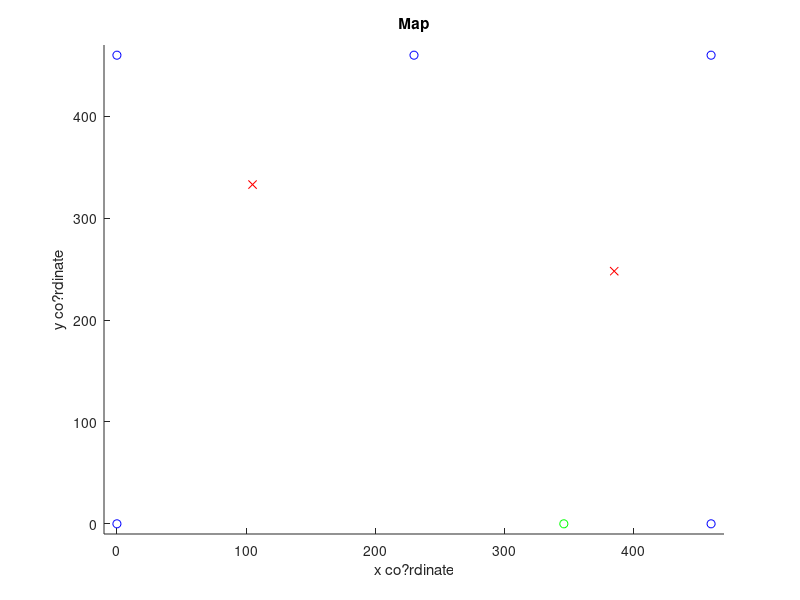

This chart was generated by the following MATLAB code: (Note: this script raises an error after producing the figure.)
%% Implementation of fsm: https://drive.google.com/file/d/1n7EBoggdJZXqctVqqwDk2HfOGOQZImze/view?usp=sharing
clear xKITT yKITT distFromTarget targets
close all
%% set simulation to '1' for offline use
simulation = 0;

%% set initial values for KITT
task = 3;
xKITT = 346;
yKITT = 0;
directionKITT = 90;
directionKITT = deg2rad(directionKITT); %convert to radians

%% Plot the playground with microphones, targets and starting position of
%KITT

figure
hold on
xlim([-10 470])
ylim([-10 470])
title('Map')
xlabel('x co?rdinate')
ylabel('y co?rdinate')

% Old targets:
% Px=[150 260 370 230];
% Py=[150 360 200 230];
% New targets:
% Px=[346 105 385 230];
% Py=[0   333 248 230];
Px=[105];
Py=[333];
Mx=[460 0 0 460 230];
My=[0 0 460 460 460];

switch task
    case 0
        
    case 1
        Px=[105];
        Py=[333];
        xKITT = 346;
        yKITT = 0;
        obsDetection = 0;
        
    case 2
        Px=[385 105];
        Py=[248 333];
        xKITT = 346;
        yKITT = 0;
        obsDetection = 0;
        
    case 3
        Px=[385 105];
        Py=[248 333];
        xKITT = 346;
        yKITT = 0;
        obsDetection = 1;
end
    
scatter(Px,Py,'r','x')
scatter(Mx,My,'b')
scatter(xKITT(1),yKITT(1),'g')

%% Initialize variables used in FSM
i = 1;
k = 2;
targets = length(Px);
errorMargin = 25;
directionMargin = deg2rad(20);
state = 'new_target';
reverse = 0;
obs = 0;
distFromTarget = 999;

%% FSM
while (1)
    switch state
        
        case 'new_target' % set new target
            if (i <= targets)
                state = 'direction';
            else
                fprintf('All targets reached, stopping now \n')
                EPOCommunications('transmit','A0');         %Turn off audio beacon               
                break
            end
            xTarget = Px(i);
            yTarget = Py(i);
            
        case 'direction' % determine the current direction of KITT and decide whether to go left, right or straight
            if (length(xKITT)>1)
                xDeltaKITT = xKITT(end)-xKITT(end-1);
                yDeltaKITT = yKITT(end)-yKITT(end-1);
                directionKITT = atan2(yDeltaKITT,xDeltaKITT);
                if (reverse == 1)
                    directionKITT = directionKITT + pi;
                end
            end
            xDeltaTarget = xTarget-xKITT(end);
            yDeltaTarget = yTarget-yKITT(end);
            directionTarget = atan2(yDeltaTarget,xDeltaTarget);
            directionError = wrapToPi(mod(directionKITT - directionTarget,2*pi));
            distFromTarget(k) = sqrt((xKITT(end)-xTarget)^2+(yKITT(end)-yTarget)^2);
            xFuture = xKITT(end)+50*cos(directionKITT);
            yFuture = yKITT(end)+50*sin(directionKITT);
            if (distFromTarget(k) < 25)
                driveTime = 0.5;
            else
                if (obsDetection == 0)
                    driveTime = sqrt(distFromTarget(k)/100);
                else
                    driveTime = 1;
                end
            end
            if (distFromTarget(k) < errorMargin)
                state = 'stop'
            elseif ((xFuture > 460) | (xFuture < 0) | (yFuture > 460) | (yFuture <0)) && ((abs(directionError) > pi/4) && (abs(directionError) < 7*pi/4))
                state = 'reverse'
            elseif (obs == 1) & (obsDetection == 1)
                if (directionObstacle == 0)
                    directionToMid = directionKITT - atan2((230-yKITT(end)),(230-xKITT(end)));
                    directionToMid = wrapToPi(directionToMid);
                    if (directionToMid > 0)
                        state = 'reverse_left'
                    elseif (directionToMid < 0)
                        state = 'reverse_right'
                    else
                        state = 'straight'
                    end
                elseif (directionObstacle > 0)
                    state = 'reverse_right'
                elseif (directionObstacle < 0)
                    state = 'reverse_left'
                end
            elseif (distFromTarget(k) > distFromTarget(k-1)) && (reverse == 0) && (distFromTarget(k) < 70)
                state = 'reverse'
            elseif (abs(directionError) < directionMargin)
                state  = 'straight'
            elseif (directionError < 0)
                    if (abs(directionError) < pi/4) | (obsDetection == 1)
                        state = 'left'
                    else
                        state = 'sharp_left'
                    end

            elseif (directionError > 0)
                    if (abs(directionError) < pi/4) | (obsDetection == 1)
                        state = 'right'
                    else
                        state = 'sharp_right'
                    end
            end
            reverse = 0;
            
            
        case 'location' % determine location (or fake location in sim)
            EPOCommunications('transmit','M150')
            obs = 0;
            if (simulation == 0)
                run Audio_Settings.m
                lowestError = 99999;
                margin = 400;
                a = 1;
                while (lowestError > margin) %keep recording untill good reading
                    RXXr = EPO4_audio_record('B5_audio', 15000,7500,2500,'ebeb9a61',48e3,5,1,3);
                    [xMeasure(a),yMeasure(a),lowestError(a)] = Testfile(RXXr);
                    margin = margin*2;
                    a = a + 1;
                end
                a = find(min(lowestError),1);
                xKITT(k) = xMeasure(a);
                yKITT(k) = yMeasure(a);
            else
                xDeltaKITT = xKITT(end)-xKITT(end-1);
                yDeltaKITT = yKITT(end)-yKITT(end-1);
                directionKITT = atan2(yDeltaKITT,xDeltaKITT);
                xKITT(k) = xKITT(end)+20*cos(directionKITT);
                yKITT(k) = yKITT(end)+20*sin(directionKITT);
            end
            if (simulation == 0)
                [obs, xObs, yObs] = obstacle(xKITT(end), yKITT(end), directionKITT);
                if (obs == 1)
                    scatter(xObs, yObs, '*')
                    directionObstacle = directionKITT - atan2((yObs-yKITT(end)),(xObs-xKITT(end)));
                    directionObstacle = wrapToPi(directionObstacle);                    
                end
            else
                xObs = 300;
                yObs = 50;
                directionObstacle = directionKITT - atan2((yObs-yKITT(end)),(xObs-xKITT(end)));
                directionObstacle = wrapToPi(directionObstacle); 
                if (abs(directionObstacle) < pi/2) & (sqrt((xKITT(end)-xObs)^2+(yKITT(end)-yObs)^2) < 100)
                    obs = 1;
                    scatter(xObs, yObs, '*')
                end
            end
            plot(xKITT,yKITT,'k')
            k=k+1;
            EPOCommunications('transmit','D150')
            state = 'direction';
             
        case 'reverse_left'
            EPOCommunications('transmit','D200')
            EPOCommunications('transmit','M140')
            pause(1)
            if (simulation == 1)
                xKITT(k) = xKITT(k-1) - 10*cos(directionKITT+pi/10);
                yKITT(k) = yKITT(k-1) - 10*sin(directionKITT+pi/10);
            end
            state = 'sharp_right'
            
        case 'reverse_right'
            EPOCommunications('transmit','D100')
            EPOCommunications('transmit','M140')
            pause(1)
            if (simulation == 1)
                xKITT(k) = xKITT(k-1) - 50*cos(directionKITT-pi/10);
                yKITT(k) = yKITT(k-1) - 50*sin(directionKITT-pi/10);
            end
            state = 'sharp_left'
            
        case 'reverse'
            reverse = 1;
            EPOCommunications('transmit','D150')
            EPOCommunications('transmit','M142')
            pause(2.5)
            EPOCommunications('transmit','M150')
            if (simulation == 1)
                xKITT(k) = xKITT(k-1) - 50*cos(directionKITT);
                yKITT(k) = yKITT(k-1) - 50*sin(directionKITT);
            end
            state = 'location';
            
        case 'straight' % drive straight for a second
            EPOCommunications('transmit','D150')
            EPOCommunications('transmit','M159')
            pause(driveTime)
            if (simulation == 1)
                xKITT(k) = xKITT(k-1) + 25*driveTime*cos(directionKITT);
                yKITT(k) = yKITT(k-1) + 25*driveTime*sin(directionKITT);
            end
            state = 'location';
            
        case 'left' % drive left for a second
            if (simulation == 1)
                xKITT(k) = xKITT(k-1)+ 5*cos(directionKITT+pi/10);
                yKITT(k) = yKITT(k-1)+ 5*sin(directionKITT+pi/10);
            end
            EPOCommunications('transmit','D200')
            EPOCommunications('transmit','M156') %to make wheels turn if not turned
            pause(0.5)
            EPOCommunications('transmit','M160')
            pause(0.7)
            state = 'location';
            
        case 'sharp_left' % drive left for a second
            if (simulation == 1)
                xKITT(k) = xKITT(k-1)+ 20*cos(directionKITT+pi/5);
                yKITT(k) = yKITT(k-1)+ 20*sin(directionKITT+pi/5);
            end
            EPOCommunications('transmit','D200')
            EPOCommunications('transmit','M156') %to make wheels turn if not turned
            pause(0.5)
            EPOCommunications('transmit','M159')
            pause(2)
            state = 'location';
            
        case 'right' % drive right for a second
            if (simulation == 1)
                xKITT(k) = xKITT(k-1)+ 5*cos(directionKITT-pi/10);
                yKITT(k) = yKITT(k-1)+ 5*sin(directionKITT-pi/10);
            end
            EPOCommunications('transmit','D100')
            EPOCommunications('transmit','M156') %to make wheels turn if not turned
            pause(0.5)
            EPOCommunications('transmit','M160')
            pause(0.7)
            state = 'location';
            
        case 'sharp_right' % drive right for a second
            if (simulation == 1)
                xKITT(k) = xKITT(k-1)+ 20*cos(directionKITT-pi/5);
                yKITT(k) = yKITT(k-1)+ 20*sin(directionKITT-pi/5);
            end
            EPOCommunications('transmit','D100')
            EPOCommunications('transmit','M156') %to make wheels turn if not turned
            pause(0.5)
            EPOCommunications('transmit','M159')
            pause(2)
            state = 'location';
            
        case 'stop' % stop and proceed to next target
            EPOCommunications('transmit','D150')
            EPOCommunications('transmit','M150')
            run Victorysound.m         %Turn off audio beacon
            beep
            scatter(xKITT(end),yKITT(end),'o','k')
            i = i+1;
            state = 'new_target';
            fprintf('Target reached, press any button to proceed to next target \n')
            pause
            fprintf('Proceeding to next target \n')
            EPOCommunications('transmit','A1');         %Turn on audio beacon
    end
end

